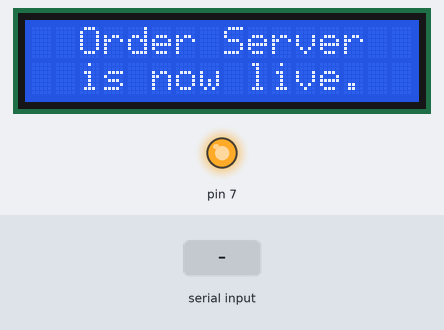
Bench run of a sketch on a simulated Arduino Uno, built with avr-gcc and run on an emulated ATmega328P. On the bench: 16×2 character LCD, output pins drawn as LEDs (lit = HIGH). The inputs (shaded band) are chosen by the test bench.

Above: at 0.1 s.
At 4.2 s:
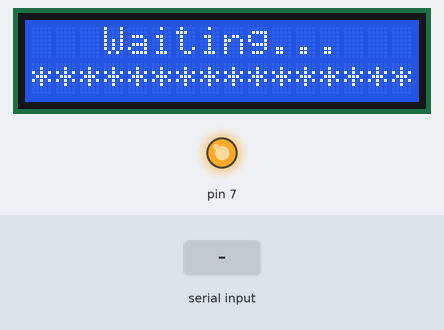
4.3 s: "#" received over Serial
At 4.8 s:
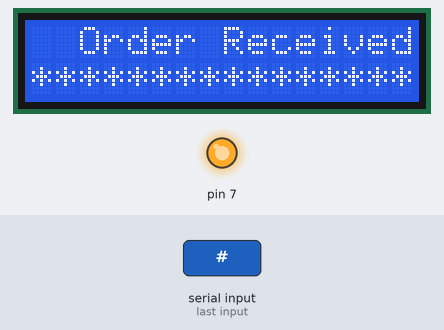
5.8 s: "1" received over Serial
8.8 s: "0" received over Serial
17.8 s: "2" received over Serial
20.8 s: "1" received over Serial
23.8 s: "0" received over Serial
Timing chart, 0 to 26.8 s (numbered marks = the images above; inputs shaded):
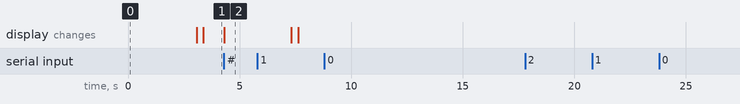

The sketch:

server.ino
```cpp
#include<LiquidCrystal.h>

String order = "";
String sum = "";
char ch;
boolean orderAvailable = false;

LiquidCrystal lcd(12, 11, 5, 4, 3, 2); //RS, E, DB4, DB5, DB6, DB7

void intro() {
  lcd.clear();

  lcd.setCursor(0,0);
  lcd.print("  Order Server  ");
  lcd.setCursor(0,1);
  lcd.print("  is now live.  ");
  delay(3000);
  lcd.clear();
  delay(10);
}

void waiting() {
  lcd.clear();

  lcd.setCursor(0,0);
  lcd.print("   Waiting...   ");
  lcd.setCursor(0,1);
  lcd.print("****************");
}

void setup() {
  Serial.begin(9600);
  lcd.begin(16,2);

  pinMode(12, OUTPUT);
  pinMode(11, OUTPUT);
  pinMode(5, OUTPUT);
  pinMode(4, OUTPUT);
  pinMode(3, OUTPUT);
  pinMode(2, OUTPUT);

  pinMode(7, OUTPUT);
  digitalWrite(7, HIGH);

  intro();
}

void loop() {
  waiting();
  if(Serial.available() > 0) {
    order = "";
    while(Serial.available()) {
      ch = Serial.read();
      delay(5);
      if(ch == '#') {
        orderAvailable = true;
        break;
      }
      else {
        order += ch;
      }
      delay(5);
    }
    if(orderAvailable == true) {
      lcd.clear();

      lcd.setCursor(0,0);
      lcd.print("  Order Received  ");
      lcd.setCursor(0,1);
      lcd.print("****************");
      delay(3000);
      lcd.clear();
      delay(10);

      /*for(int i = 0; i < 11; i++) {
      }*/

      orderAvailable = false;
    }
  }
}
```

Measured:
- after the input at 4.3 s, the display: changes at once (image 2)
- after the input at 8.8 s, every drawn part: stays the same
- after the input at 17.8 s, every drawn part: stays the same
- after the input at 20.8 s, every drawn part: stays the same
- after the input at 23.8 s, every drawn part: stays the same
